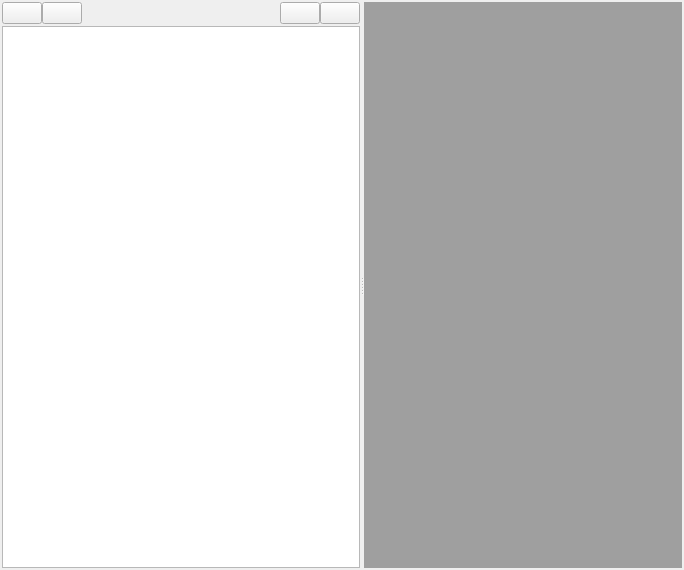
<?xml version="1.0" encoding="UTF-8"?>
<ui version="4.0">
 <class>Form</class>
 <widget class="QWidget" name="Form">
  <property name="geometry">
   <rect>
    <x>0</x>
    <y>0</y>
    <width>684</width>
    <height>570</height>
   </rect>
  </property>
  <property name="windowTitle">
   <string>Form</string>
  </property>
  <layout class="QGridLayout" name="gridLayout">
   <property name="margin">
    <number>2</number>
   </property>
   <property name="spacing">
    <number>2</number>
   </property>
   <item row="0" column="0">
    <widget class="QSplitter" name="splitter">
     <property name="orientation">
      <enum>Qt::Horizontal</enum>
     </property>
     <widget class="QWidget" name="">
      <layout class="QVBoxLayout" name="verticalLayout">
       <property name="spacing">
        <number>2</number>
       </property>
       <item>
        <layout class="QHBoxLayout" name="horizontalLayout">
         <property name="spacing">
          <number>0</number>
         </property>
         <item>
          <widget class="QPushButton" name="newBtn">
           <property name="text">
            <string/>
           </property>
           <property name="icon">
            <iconset resource="RoseApple.qrc">
             <normaloff>:/RoseApple/Resources/add.png</normaloff>:/RoseApple/Resources/add.png</iconset>
           </property>
          </widget>
         </item>
         <item>
          <widget class="QPushButton" name="delBtn">
           <property name="text">
            <string/>
           </property>
           <property name="icon">
            <iconset resource="RoseApple.qrc">
             <normaloff>:/RoseApple/Resources/remove.png</normaloff>:/RoseApple/Resources/remove.png</iconset>
           </property>
          </widget>
         </item>
         <item>
          <spacer name="progSpacer">
           <property name="orientation">
            <enum>Qt::Horizontal</enum>
           </property>
           <property name="sizeType">
            <enum>QSizePolicy::MinimumExpanding</enum>
           </property>
           <property name="sizeHint" stdset="0">
            <size>
             <width>198</width>
             <height>20</height>
            </size>
           </property>
          </spacer>
         </item>
         <item>
          <widget class="QPushButton" name="tabViewBtn">
           <property name="text">
            <string/>
           </property>
           <property name="icon">
            <iconset resource="RoseApple.qrc">
             <normaloff>:/RoseApple/Resources/tab_view.png</normaloff>:/RoseApple/Resources/tab_view.png</iconset>
           </property>
          </widget>
         </item>
         <item>
          <widget class="QPushButton" name="windowViewBtn">
           <property name="text">
            <string/>
           </property>
           <property name="icon">
            <iconset resource="RoseApple.qrc">
             <normaloff>:/RoseApple/Resources/window_view.png</normaloff>:/RoseApple/Resources/window_view.png</iconset>
           </property>
          </widget>
         </item>
        </layout>
       </item>
       <item>
        <widget class="GTableView" name="tableView"/>
       </item>
      </layout>
     </widget>
     <widget class="QMdiArea" name="mdiArea"/>
    </widget>
   </item>
  </layout>
 </widget>
 <customwidgets>
  <customwidget>
   <class>GTableView</class>
   <extends>QTableView</extends>
   <header>GTableView.h</header>
  </customwidget>
 </customwidgets>
 <resources>
  <include location="RoseApple.qrc"/>
 </resources>
 <connections/>
</ui>
